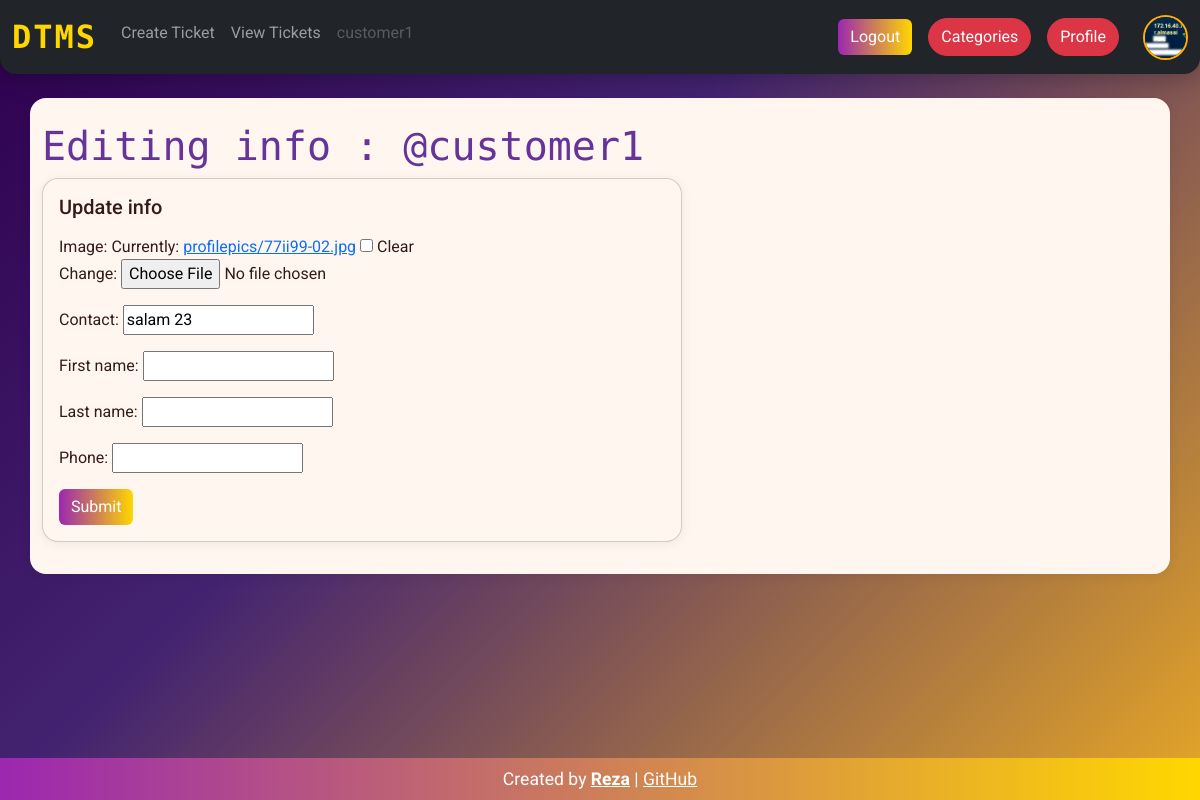
Screenshot of /accounts/update-profile/ (signed in) with the database file from the repository.
### users/models.py (models this page shows, shortened)
class User(AbstractUser):
    mode_choices = (
        ('engineer' , 'engineer'),
        ('customer', 'customer'),
    )
    is_customer = models.BooleanField(default=False)
    is_engineer = models.BooleanField(default=False)
    site = models.ForeignKey(Site ,on_delete=models.DO_NOTHING, null=True , blank=True)
    ssites = models.ManyToManyField(Site, related_name='ssites')
    contact = models.CharField(max_length=200,null=True , blank=True)
    image = models.ImageField(upload_to='profilepics', blank=True , null=True)
    phone_regex = RegexValidator(regex=r'^(\+\d{1,3})?,?\s?\d{8,13}', message="Phone number must be entered in the format: '+999999999'. Up to 15 digits allowed.")
    phone = models.CharField(validators=[phone_regex], max_length=17, null = True ,blank=True, unique = True) # validators should be a list

### users/views.py (the view, shortened to what this page needs)
# urls.py: path('update-profile/' , views.update_profile , name='update-profile'),
@login_required
def update_profile(request):
    form = UpdateCustomerForm(instance=request.user)
    return render(request, 'users/update_profile.html' , {
        'form':form,
    })

### users/form.py
class UpdateCustomerForm(forms.ModelForm):
    class Meta:
        model = User
        fields = ['image' , 'contact' , 'first_name' , 'last_name' , 'phone']

### templates/users/update_profile.html (shortened to what this page needs)
{% extends 'base.html' %}
{% load widget_tweaks %}
{% block content %}
<div >
    <h1 style="color: rebeccapurple;">
        Editing info : <span>@{{request.user.username}}</span>
    </h1>
</div>
<div class="row">
    <div class="col-md-6">
        <div class="card mx-auto" style="width: 40rem;">
            <div class="card-body">
                <h5 class="card-title mb-3">Update info</h5>
                <form method="POST" enctype="multipart/form-data">
                    {{ form.as_p }}
                    <button class="btn btn-primary">Submit</button>
                </form>
            </div>
        </div>
    </div>
</div>
{% endblock content %}

### templates/base.html (shortened to what this page needs)
<!DOCTYPE html>
<html lang="en">
<head>
    <link rel="stylesheet" href="https://cdn.jsdelivr.net/npm/bootstrap@5.3.3/dist/css/bootstrap.min.css">
</head>
<body>
    {% if request.user.is_authenticated %}
        <nav class="navbar navbar-expand-lg navbar-dark bg-dark mb-4">
            <div class="container-fluid">
                <a class="navbar-brand" href="/">DTMS</a>
                <div class="collapse navbar-collapse" id="navbarSupportedContent">
                    <ul class="navbar-nav me-auto mb-2 mg-lg-0">
                        {% if request.user.is_customer %}
                            <li class="nav-item"><a class="nav-link" href="{% url 'create-ticket' %}">Create Ticket</a></li>
                            <li class="nav-item"><a class="nav-link" href="{% url 'all-tickets' %}">View Tickets</a></li>
                        {% endif %}
                        <li class="nav-item">
                            <a class="nav-link disabled" href="#" tabindex="-1" aria-disabled="true">{{ request.user.username }}</a>
                        </li>
                    </ul>
                    <div class="d-flex align-items-center gap-2">
                        <a href="{% url 'logout' %}" class="btn btn-primary me-2">Logout</a>
                        <a href="{% url 'categories' %}" class="btn btn-danger me-2">Categories</a>
                        <a href="{% url 'home' request.user.username %}" class="btn btn-danger me-2">Profile</a>
                        {% if request.user.image %}
                            <img src="{{ request.user.image.url }}" alt="Profile" class="profile-img ms-2">
                        {% endif %}
                    </div>
                </div>
            </div>
        </nav>
    {% endif %}
    <div class="container content-section">
        <br>
        {% block content %}
        {% endblock content %}
    </div>
    <br><br>
    <div class="footer">
        Created by <a href="https://t.me/rezacs" style="color: #fff; font-weight: bold;">Reza</a> |
        <a href="https://github.com/Rezacs/django_project" style="color: #fff; text-decoration: underline;" target="_blank">GitHub</a>
    </div>
</body>
</html>

### templates/base.html (style rules this page uses)
body { background: linear-gradient(135deg, #2e004f 0%, #432371 40%, #e6a726 100%); min-height: 100vh; font-family: 'Roboto', Arial, sans-serif; color: #f5f6fa; }
.navbar { border-radius: 0 0 16px 16px; box-shadow: 0 4px 24px 0 #00000044; }
.card, .content-section { background: #fff7ef; border-radius: 16px; box-shadow: 0 2px 12px #0001; color: #351a1a; margin-bottom: 2rem; }
.navbar-brand { font-family: 'Fira Mono', monospace; font-weight: 700; font-size: 2rem; letter-spacing: 2px; color: #ffd700 !important; }
.profile-img { width: 45px; height: 45px; object-fit: cover; border-radius: 50%; border: 2px solid #ffad00; }
.footer { position: fixed; bottom: 0; width: 100%; text-align: center; background: linear-gradient(90deg,#9c27b0,#ffd700); color: #fff; padding: 8px 0; font-size: 1.1em; z-index: 1000; }
a, .nav-link, .navbar-brand { transition: color 0.2s; }
.btn-primary { background: linear-gradient(90deg,#9c27b0,#ffd700); border: none; }
.btn-danger, .btn-outline-warning { border-radius: 20px; }
h1, h2, h3, h4 { color: #2e004f; font-family: 'Fira Mono', monospace; }

### rows the page displays
User: user.username "customer1", user.image (picture), contact "salam 23"
